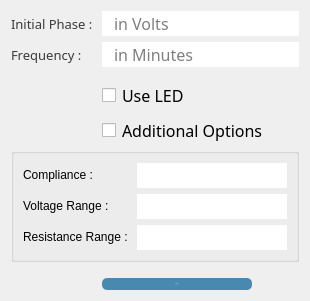
                     <widget class="QWidget" name="sine_voltage">
                      <layout class="QFormLayout" name="formLayout_8">
                       <item row="0" column="0">
                        <widget class="QLabel" name="label_35">
                         <property name="font">
                          <font>
                           <family>KacstTitleL</family>
                           <pointsize>10</pointsize>
                          </font>
                         </property>
                         <property name="styleSheet">
                          <string notr="true">color:#3a3a3a;</string>
                         </property>
                         <property name="text">
                          <string>Initial Phase : </string>
                         </property>
                        </widget>
                       </item>
                       <item row="0" column="1">
                        <widget class="QLineEdit" name="sine_phase">
                         <property name="font">
                          <font>
                           <family>KacstTitleL</family>
                           <pointsize>12</pointsize>
                          </font>
                         </property>
                         <property name="styleSheet">
                          <string notr="true">border-radius:15;padding-left:10px;</string>
                         </property>
                         <property name="placeholderText">
                          <string>in Volts</string>
                         </property>
                        </widget>
                       </item>
                       <item row="1" column="0">
                        <widget class="QLabel" name="label_39">
                         <property name="font">
                          <font>
                           <family>KacstTitleL</family>
                           <pointsize>10</pointsize>
                          </font>
                         </property>
                         <property name="styleSheet">
                          <string notr="true">color:#3a3a3a;</string>
                         </property>
                         <property name="text">
                          <string>Frequency : </string>
                         </property>
                        </widget>
                       </item>
                       <item row="1" column="1">
                        <widget class="QLineEdit" name="sine_frequency">
                         <property name="font">
                          <font>
                           <family>KacstTitleL</family>
                           <pointsize>12</pointsize>
                          </font>
                         </property>
                         <property name="styleSheet">
                          <string notr="true">border-radius:15;padding-left:10px;</string>
                         </property>
                         <property name="placeholderText">
                          <string>in Minutes</string>
                         </property>
                        </widget>
                       </item>
                       <item row="2" column="1">
                        <widget class="QCheckBox" name="toggle_led1">
                         <property name="font">
                          <font>
                           <family>KacstTitleL</family>
                           <pointsize>12</pointsize>
                          </font>
                         </property>
                         <property name="styleSheet">
                          <string notr="true">margin-top: 10px;</string>
                         </property>
                         <property name="text">
                          <string>Use LED</string>
                         </property>
                        </widget>
                       </item>
                       <item row="3" column="1">
                        <widget class="QCheckBox" name="addopt1">
                         <property name="font">
                          <font>
                           <family>KacstTitleL</family>
                           <pointsize>12</pointsize>
                          </font>
                         </property>
                         <property name="styleSheet">
                          <string notr="true">margin-top: 5px;</string>
                         </property>
                         <property name="text">
                          <string>Additional Options</string>
                         </property>
                        </widget>
                       </item>
                       <item row="4" column="0" colspan="2">
                        <widget class="QGroupBox" name="options01">
                         <property name="sizePolicy">
                          <sizepolicy hsizetype="Preferred" vsizetype="Preferred">
                           <horstretch>0</horstretch>
                           <verstretch>0</verstretch>
                          </sizepolicy>
                         </property>
                         <property name="title">
                          <string/>
                         </property>
                         <layout class="QFormLayout" name="formLayout_12">
                          <property name="fieldGrowthPolicy">
                           <enum>QFormLayout::AllNonFixedFieldsGrow</enum>
                          </property>
                          <item row="2" column="0">
                           <widget class="QLabel" name="label_45">
                            <property name="text">
                             <string>Compliance : </string>
                            </property>
                           </widget>
                          </item>
                          <item row="2" column="1">
                           <widget class="QLineEdit" name="compliance1">
                            <property name="font">
                             <font>
                              <family>KacstTitleL</family>
                              <pointsize>12</pointsize>
                             </font>
                            </property>
                            <property name="styleSheet">
                             <string notr="true">border-radius:15;padding-left:10px;</string>
                            </property>
                           </widget>
                          </item>
                          <item row="4" column="0">
                           <widget class="QLabel" name="label_46">
                            <property name="text">
                             <string>Voltage Range : </string>
                            </property>
                           </widget>
                          </item>
                          <item row="4" column="1">
                           <widget class="QLineEdit" name="voltrange1">
                            <property name="font">
                             <font>
                              <family>KacstTitleL</family>
                              <pointsize>12</pointsize>
                             </font>
                            </property>
                            <property name="styleSheet">
                             <string notr="true">border-radius:15;padding-left:10px;</string>
                            </property>
                           </widget>
                          </item>
                          <item row="5" column="0">
                           <widget class="QLabel" name="label_47">
                            <property name="text">
                             <string>Resistance Range : </string>
                            </property>
                           </widget>
                          </item>
                          <item row="5" column="1">
                           <widget class="QLineEdit" name="resrange1">
                            <property name="font">
                             <font>
                              <family>KacstTitleL</family>
                              <pointsize>12</pointsize>
                             </font>
                            </property>
                            <property name="styleSheet">
                             <string notr="true">border-radius:15;padding-left:10px;</string>
                            </property>
                           </widget>
                          </item>
                         </layout>
                        </widget>
                       </item>
                       <item row="5" column="1">
                        <widget class="QPushButton" name="var_start_4">
                         <property name="maximumSize">
                          <size>
                           <width>150</width>
                           <height>16777215</height>
                          </size>
                         </property>
                         <property name="font">
                          <font>
                           <pointsize>-1</pointsize>
                          </font>
                         </property>
                         <property name="cursor">
                          <cursorShape>ClosedHandCursor</cursorShape>
                         </property>
                         <property name="styleSheet">
                          <string notr="true">padding:5px;
color: #f6f8ff;
border-radius:5;margin-top:10px;
background-color: #4988af;</string>
                         </property>
                         <property name="text">
                          <string>START</string>
                         </property>
                        </widget>
                       </item>
                      </layout>
                     </widget>
